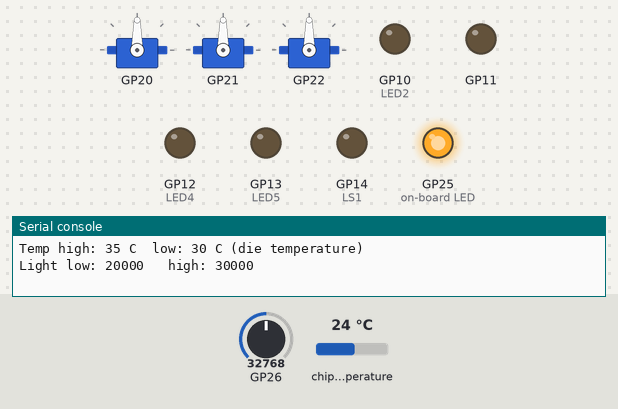
A program run on a simulated Raspberry Pi Pico running MicroPython. Shown: 3 × servo, output pins drawn as LEDs (lit = HIGH), the last lines printed to the serial console. Inputs (shaded band) come from the test bench; at power-on: chip temperature 24 °C, GP26 = 32768 (analog values on the 0–65535 scale). Servo angles are drawn from the pulse width (0.5 ms = 0°, 2.5 ms = 180°).

Above: at 1.2 s.
1.3 s: chip temperature set to 33 °C
6.5 s: chip temperature set to 36 °C
At 8.3 s:
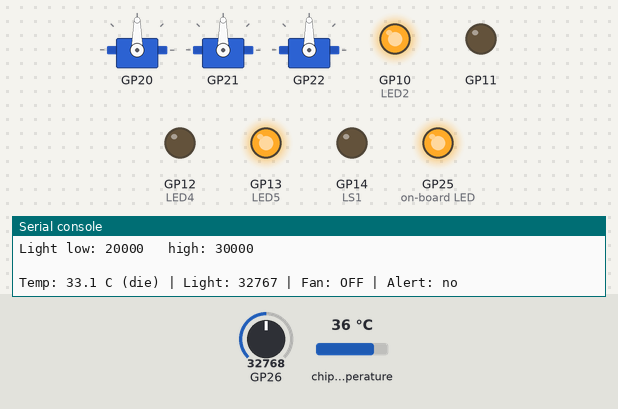
9.5 s: chip temperature set to 34 °C
At 11.2 s:
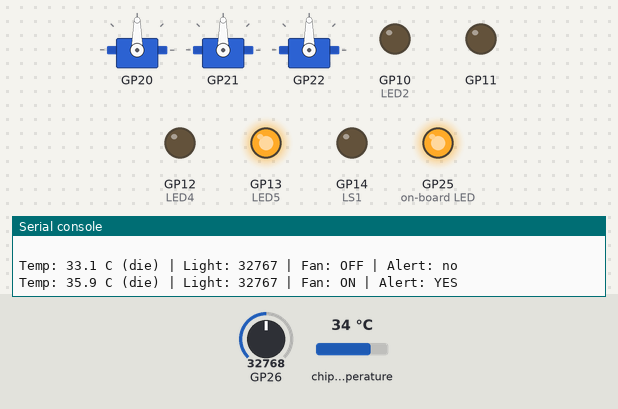
11.5 s: chip temperature set to 32 °C
16.5 s: chip temperature set to 29 °C
At 18.4 s:
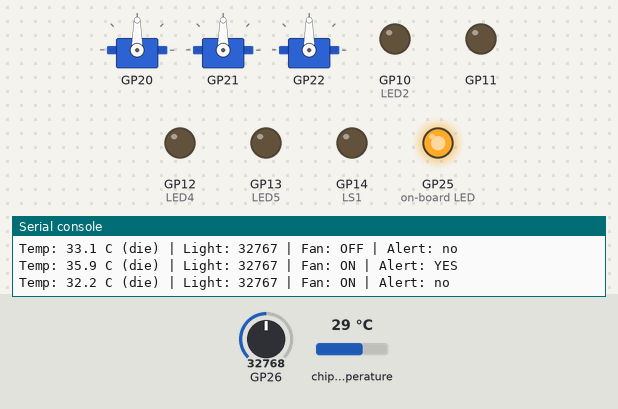
19.5 s: GP26 set to 44448
21.0 s: GP26 set to 46480
At 22.3 s:
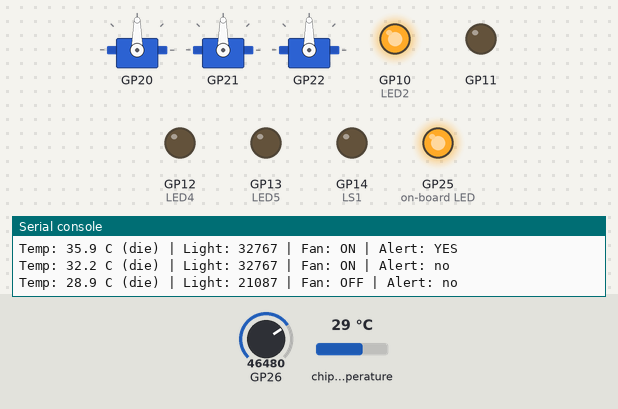
Timing chart, 0 to 23.5 s (numbered marks = the images above; inputs shaded):
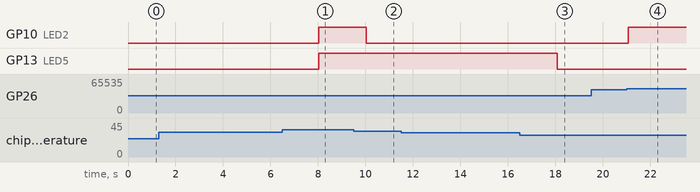

The program:

Analog_Monitor.py
```python
# ================================================================================
# Capstone Project: Analog Sensor Monitor [Analog_Monitor.py]
# Version: 1.0
# Updated: July 25, 2026
#
# Platform: mirobo.tech BEAPER Pico circuit (any configuration)
# Requires: BEAPER_Pico.py board module file
#
# This skeleton provides a multi-sensor monitoring and control structure.
# Adapt it to your application by:
#   1. Configuring your analog and digital inputs in the SENSOR CONFIGURATION
#      section and the read_sensors() function.
#   2. Writing your condition logic in check_conditions().
#   3. Configuring your outputs in the OUTPUT CONFIGURATION section and
#      the apply_outputs() function.
#
# IMPORTANT - temperature sensing on BEAPER Pico:
#   Unlike BEAPER Nano, BEAPER Pico has no external ambient temperature
#   sensor. This skeleton uses beaper.mcu_temperature(), which reads the
#   Raspberry Pi Pico's own die temperature - already converted to
#   degrees C internally, no formula needed on your end. But die
#   temperature is NOT a good substitute for ambient (room) temperature:
#   it runs warmer than the surrounding air and responds to CPU load and
#   nearby components, not the room. For applications that genuinely need
#   ambient temperature - a greenhouse controller or climate monitor, for
#   example - use an external temperature sensor on one of the H1-H4
#   headers instead. The TEMP_HIGH_THRESHOLD / TEMP_LOW_THRESHOLD example
#   values below are placeholders either way and need recalibration
#   against your actual sensor - see Development Guide Step 2 - but
#   expect die temperature readings to run noticeably higher than the
#   ambient values BEAPER Nano's external sensor would show at the same
#   room temperature.
#
# Suggested applications:
#   Greenhouse controller   - external temperature, light, soil moisture
#                             sensors; servo vent, motor fan, motor pump outputs
#   Climate monitor         - external temperature and humidity sensors;
#                             LED indicators, alarm tone outputs
#   Plant watering system   - soil moisture sensor, timer;
#                             motor pump output, LED status indicators
#   Environmental logger    - multiple analog sensors;
#                             LED bar graph display, serial data output
#
# On-board analog inputs available (set jumpers to Enviro. mode):
#     beaper.light_level()      - Ambient light sensor Q4 (JP1)
#     beaper.mcu_temperature()  - RP2040 die temperature in degrees C
#                                  (see the note above - not ambient temperature)
#     beaper.RV1_level()        - Potentiometer RV1 (JP3) - useful as a threshold knob
#     beaper.RV2_level()        - Potentiometer RV2 (JP4) - useful as a threshold knob
#
# External analog inputs available (each needs to be enabled/configured
#   in the BEAPER_Pico.py board module):
#     H1  - Sensor header with analog input, 3.3V, GND
#     H2  - Sensor header with analog input, 3.3V, GND
#     H3  - Sensor header with analog input, 3.3V, GND
#     H4  - Sensor header with analog input, 3.3V, GND
#
# Digital inputs available:
#     beaper.SW2 to beaper.SW5  - Pushbuttons (active LOW, INPUT_PULLUP)
#     beaper.H1 to beaper.H4    - Expansion headers (for external sensors/switches)
#
# Analog outputs available:
#     beaper.LS1             - Piezo speaker (tone() / noTone())
#     beaper.LED2 to LED5    - LEDs (digital on/off or PWM brightness)
#     Servo headers H5 to H7 - Servo position (set_servo())
#
# Digital outputs available:
#     beaper.LED2 to LED5    - LEDs (on/off)
#     Headers H1 to H4       - 3.3V output headers
#     Headers H5 to H7       - 5V output headers (shared with H1 - H3)
#
# --------------------------------------------------------------------------------
# Before you begin - complete your capstone plan using the preparation guide:
#   1. Write a plain-English description of what your system monitors and
#      what it controls, and under what conditions.
#   2. List all inputs: sensor type, what it measures, acceptable range,
#      and how often it needs to be read.
#   3. List all outputs: what it drives, how it responds to sensor values,
#      and whether it uses analog (PWM) or digital (on/off) control.
#   4. Write your condition logic in plain language before coding it:
#      e.g. "if temperature > HIGH_TEMP and fan is off: turn fan on"
#   5. Write your testing plan: one test case per condition.
# ================================================================================

# IMPORTANT: Copy BEAPER_Pico.py into your Raspberry Pi Pico.
import BEAPER_Pico as beaper  # Set up BEAPER Pico I/O

import time

# ==============================================================================
# SENSOR CONFIGURATION
# Name each sensor, its read interval, and its threshold values.
# Add one block per sensor your application requires.
# ==============================================================================

# --- Sensor 1: Temperature (example - die temperature, see note above) -------
TEMP_READ_INTERVAL  = const(2000)   # Read every 2000 ms (temperature changes slowly)
TEMP_HIGH_THRESHOLD = 35             # Degrees C: above this, cooling output activates
TEMP_LOW_THRESHOLD  = 30             # Degrees C: below this, cooling output deactivates
                                      # (hysteresis gap prevents rapid on/off cycling)
                                      # These starting values are higher than BEAPER
                                      # Nano's example (28/24) because die temperature
                                      # runs warmer than ambient - recalibrate against
                                      # your own readings regardless.

# --- Sensor 2: Light (example) -----------------------------------------------
LIGHT_READ_INTERVAL  = const(500)    # Read every 500 ms (light can change quickly)
LIGHT_LOW_THRESHOLD  = 20000         # Below this (dark): lighting output activates
LIGHT_HIGH_THRESHOLD = 30000         # Above this (bright): lighting output deactivates

# --- Add your sensors here ---
# SENSOR_NAME_READ_INTERVAL  = const(1000)
# SENSOR_NAME_THRESHOLD      = value

# ==============================================================================
# OUTPUT CONFIGURATION
# Name each output and its behaviour parameters.
# ==============================================================================

# --- Output 1: Cooling fan (example - right motor driver output) -------------
# Uses beaper.right_motor_forward() / right_motor_stop(), which drive the
# H-bridge through the M2A/M2B pins (LED4/LED5).
FAN_ON  = 1   # Motor output value when fan is running
FAN_OFF = 0   # Motor output value when fan is stopped

# --- Output 2: Status LED (example) ------------------------------------------
# Uses LED2 to indicate whether the system is in a normal or alert condition.

# --- Add your outputs here ---

# ==============================================================================
# LOOP TIMING
# ==============================================================================
LOOP_DELAY      = const(10)     # Main loop delay (ms) - keep at 10 or lower
                                 # so timing intervals remain accurate
PRINT_INTERVAL  = const(5000)   # Print sensor summary every 5000 ms

# ==============================================================================
# PROGRAM VARIABLES
# One 'last_read' timestamp per sensor, one 'last_print' for console output.
# One current value variable per sensor.
# One state variable per output that needs to remember its current state.
# ==============================================================================

# Sensor timestamps
last_temp_read   = 0
last_light_read  = 0
# last_SENSORNAME_read = 0         # Add one per sensor

# Current sensor values
temp_c           = 0.0            # Current die temperature in degrees C
light_level_val  = 0              # Current light level (raw ADC)
# sensor_name_val  = 0            # Add one per sensor

# Output states (for outputs that use hysteresis or need to remember state)
fan_on           = False          # True while cooling fan is running
alert_active     = False          # True while any alert condition is active

# Console print timestamp
last_print       = 0


# ==============================================================================
# SENSOR FUNCTIONS
# One function per sensor, called on its individual interval.
# Each function reads the sensor and updates the corresponding value variable.
# ==============================================================================

def read_temperature():
  # Read the RP2040's die temperature. mcu_temperature() already
  # returns degrees C directly - no voltage/formula conversion needed
  # here, unlike BEAPER Nano's external MCP9700A sensor. See the note
  # at the top of this file on why this is die temperature, not
  # ambient temperature.
  global temp_c
  temp_c = beaper.mcu_temperature()

def read_light():
  # Read the ambient light sensor and store the raw ADC value.
  global light_level_val
  light_level_val = beaper.light_level()

# def read_SENSORNAME():
#   global sensor_name_val
#   sensor_name_val = beaper.SENSORNAME_level()   # or digitalRead / custom logic


# ==============================================================================
# CONDITION EVALUATION
# Called once per loop after all due sensors have been read.
# Evaluates sensor values against thresholds and sets output state variables.
# Write your application logic here.
# ==============================================================================

def check_conditions():
  global fan_on, alert_active

  # --- Temperature control (example: hysteresis) ----------------------------
  # Fan turns ON when temperature rises above TEMP_HIGH_THRESHOLD,
  # and turns OFF only when it falls below TEMP_LOW_THRESHOLD.
  # The gap between thresholds prevents rapid cycling at the boundary.
  if fan_on:
    if temp_c < TEMP_LOW_THRESHOLD:
      fan_on = False
  else:
    if temp_c > TEMP_HIGH_THRESHOLD:
      fan_on = True

  # --- Alert condition (example: any sensor out of range) -------------------
  # Alert is active if temperature is high OR light is too low.
  # TODO: replace or extend this with your application's alert logic.
  alert_active = (temp_c > TEMP_HIGH_THRESHOLD or
                  light_level_val < LIGHT_LOW_THRESHOLD)

  # --- Add your condition logic here ----------------------------------------
  # Follow the pattern above: read from global sensor value variables,
  # write to global output state variables. Use hysteresis (two thresholds)
  # for any output that controls a slow-changing physical process.


# ==============================================================================
# OUTPUT CONTROL
# Called once per loop after check_conditions().
# Applies the current output state variables to the physical hardware.
# Keep hardware writes here - check_conditions() only updates variables.
# ==============================================================================

def apply_outputs():
  # --- Cooling fan (example) ------------------------------------------------
  if fan_on:
    beaper.right_motor_forward()    # TODO: replace with your motor/output call
  else:
    beaper.right_motor_stop()

  # --- Status LED (example) -------------------------------------------------
  beaper.LED2.value(1 if alert_active else 0)

  # --- Add your output control here -----------------------------------------
  # Each output state variable set in check_conditions() should have a
  # corresponding hardware write here.


# ==============================================================================
# SENSOR READ SCHEDULE
# Called once per loop. Checks each sensor's interval timer and calls
# its read function when due. Returns True if any sensor was read this
# iteration (useful for debug output timing).
# ==============================================================================

def read_sensors(current_time):
  global last_temp_read, last_light_read

  any_read = False

  # --- Temperature: read every TEMP_READ_INTERVAL ms -----------------------
  if time.ticks_diff(current_time, last_temp_read) >= TEMP_READ_INTERVAL:
    read_temperature()
    last_temp_read = current_time
    any_read = True

  # --- Light: read every LIGHT_READ_INTERVAL ms ----------------------------
  if time.ticks_diff(current_time, last_light_read) >= LIGHT_READ_INTERVAL:
    read_light()
    last_light_read = current_time
    any_read = True

  # --- Add your sensors here -----------------------------------------------
  # if time.ticks_diff(current_time, last_SENSORNAME_read) >= SENSORNAME_READ_INTERVAL:
  #   read_SENSORNAME()
  #   last_SENSORNAME_read = current_time
  #   any_read = True

  return any_read


# ==============================================================================
# CONSOLE OUTPUT
# Print a summary of all sensor values and output states periodically.
# Useful during development and for data logging via the serial console.
# ==============================================================================

def print_status():
  print("Temp:", round(temp_c, 1), "C (die)",
        "| Light:", light_level_val,
        "| Fan:", "ON" if fan_on else "OFF",
        "| Alert:", "YES" if alert_active else "no")
  # Add your sensor values and output states here


# ==============================================================================
# MAIN PROGRAM
# ==============================================================================

beaper.pico_led_on()
print("Analog Sensor Monitor")
print("Temp high:", TEMP_HIGH_THRESHOLD, "C  low:", TEMP_LOW_THRESHOLD, "C (die temperature)")
print("Light low:", LIGHT_LOW_THRESHOLD, "  high:", LIGHT_HIGH_THRESHOLD)
print()

# Take initial readings so variables are not zero on first check_conditions()
read_temperature()
read_light()
# read_SENSORNAME()

startup_time    = time.ticks_ms()
last_temp_read  = startup_time
last_light_read = startup_time
last_print      = startup_time

while True:
  current_time = time.ticks_ms()

  # 1. Read any sensors that are due
  read_sensors(current_time)

  # 2. Evaluate conditions and update output state variables
  check_conditions()

  # 3. Apply output states to hardware
  apply_outputs()

  # 4. Print periodic status summary
  if time.ticks_diff(current_time, last_print) >= PRINT_INTERVAL:
    print_status()
    last_print = current_time

  time.sleep_ms(LOOP_DELAY)


# ================================================================================
# Development Guide
# ================================================================================
#
# This skeleton is deliberately generic. Your first task is to decide
# what your system monitors and what it controls, then fill in the
# template section by section.
#
# --------------------------------------------------------------------------------
# Step 1 - Define your application
# --------------------------------------------------------------------------------
#
# Write two or three sentences describing your system from the user's
# perspective. Then answer:
# - What physical quantities does it measure? (temperature, light,
#   moisture, motion, distance, switch state...)
# - What does it control in response? (fan, pump, servo, LEDs, alarm...)
# - Under what conditions does each output activate or deactivate?
# - How quickly do your inputs change? (This determines read intervals.)
#
# If your application needs genuine ambient temperature rather than
# die temperature (see the note at the top of this file), decide now
# which H1-H4 header your external sensor will use.
#
# Complete the Capstone Preparation Guide before continuing.
#
# --------------------------------------------------------------------------------
# Step 2 - Configure and test one sensor
# --------------------------------------------------------------------------------
#
# Add your first sensor to the SENSOR CONFIGURATION section and write
# its read function. In the main loop, temporarily replace the call to
# check_conditions() and apply_outputs() with just a print statement
# showing the raw sensor value. Verify the reading looks correct before
# adding any control logic.
#
# For analog sensors:
# - Print the raw ADC value while varying the physical quantity.
# - Record the values at your intended threshold levels.
# - Set your threshold constants from these measurements, not guesses.
# - For the die temperature example specifically: run the board for a
#   few minutes with the motor and LEDs cycling, and note how much the
#   reading rises under load compared to sitting idle. This is the
#   clearest way to see why die temperature is not ambient temperature.
#
# For digital inputs (buttons or contact switches):
# - Verify the pin reads LOW when active and HIGH when not (INPUT_PULLUP).
# - Test both states explicitly before using the value in conditions.
#
# --------------------------------------------------------------------------------
# Step 3 - Add condition logic for that sensor
# --------------------------------------------------------------------------------
#
# Write the condition for your first sensor in check_conditions() and
# its output in apply_outputs(). Test the full sensor-to-output path:
# vary the sensor input and verify the output responds correctly at both
# threshold values (hysteresis boundaries if applicable).
#
# --------------------------------------------------------------------------------
# Step 4 - Add remaining sensors and outputs
# --------------------------------------------------------------------------------
#
# Add each additional sensor and its output one at a time, testing each
# before adding the next. Use the comment templates (lines beginning with
# '# ---') as insertion points. Sensors are independent - a slow
# temperature read does not delay a fast moisture check.
#
# --------------------------------------------------------------------------------
# Step 5 - Combine conditions
# --------------------------------------------------------------------------------
#
# If your application requires combined logic (e.g. "fan runs only when
# temperature is high AND humidity is high"), implement this in
# check_conditions() after the individual sensor checks. Test the
# combined logic by independently varying each input to verify all
# combinations produce the correct output.


# ================================================================================
# Extension Activities
# ================================================================================
#
# --------------------------------------------------------------------------------
# EA 1 - Calibration on startup
# --------------------------------------------------------------------------------
#
# Read each analog sensor several times at startup, average the
# results, and use this as a baseline. Useful for sensors whose raw
# values vary with supply voltage or ambient conditions (light
# sensors, some moisture sensors).
#
# --------------------------------------------------------------------------------
# EA 2 - Data logging
# --------------------------------------------------------------------------------
#
# Modify print_status() to print comma-separated values (CSV format)
# that can be copied from the serial console into a spreadsheet.
# Include a timestamp using time.ticks_ms().
#
# --------------------------------------------------------------------------------
# EA 3 - Manual override
# --------------------------------------------------------------------------------
#
# Add a button that temporarily overrides the automatic control of an
# output. Hold SW5 to run the fan regardless of temperature, for
# example. How does this interact with the hysteresis logic in
# check_conditions()?
#
# --------------------------------------------------------------------------------
# EA 4 - Trend detection
# --------------------------------------------------------------------------------
#
# Store the previous reading of a slowly-changing sensor and compute
# the rate of change. Activate an output early if the value is
# changing rapidly toward a threshold, rather than waiting until it
# crosses it. This is a simplified form of predictive control used in
# real building automation systems.
#
# --------------------------------------------------------------------------------
# EA 5 - Multiple zones
# --------------------------------------------------------------------------------
#
# If your application monitors multiple physical locations (e.g. two
# greenhouse beds, or two rooms), extend the sensor configuration to
# include one set of variables per zone and generalise
# check_conditions() to evaluate each zone independently.
#
# With two or three zones, copying each sensor's block (as this
# skeleton does throughout) is still manageable - two temperature
# blocks, two fan outputs, and so on. If you find yourself
# copy-pasting many nearly-identical blocks for many zones, that
# repetition is exactly the situation a list of "zone" records (one
# entry per zone, each holding that zone's sensor values, thresholds,
# and output state) is suited to, iterated with a single generalised
# check function instead of one copy per zone. This capstone's
# skeleton does not use that structure - Simon Game's capstone
# introduces lists for a similar reason (storing a growing sequence)
# if you want to see the pattern applied elsewhere first.
```

Source omitted: BEAPER_Pico.py (11692 bytes)

Measured:
- the behaviour switches between 34 and 35 °C on chip temperature (found by bisection; images 0 and 1)
- the behaviour switches between 31 and 30 °C on chip temperature (found by bisection; images 2 and 3)
- the behaviour switches between 45520 and 45536 on GP26 (found by bisection; images 3 and 4)
- after the input at 6.5 s, GP10 (LED2), GP13 (LED5): LOW → HIGH after 1.5 s
- after the input at 9.5 s, GP10 (LED2): HIGH → LOW after 0.54 s
- after the input at 16.5 s, GP13 (LED5): HIGH → LOW after 1.6 s
- after the input at 21.0 s, GP10 (LED2): LOW → HIGH after 0.08 s
